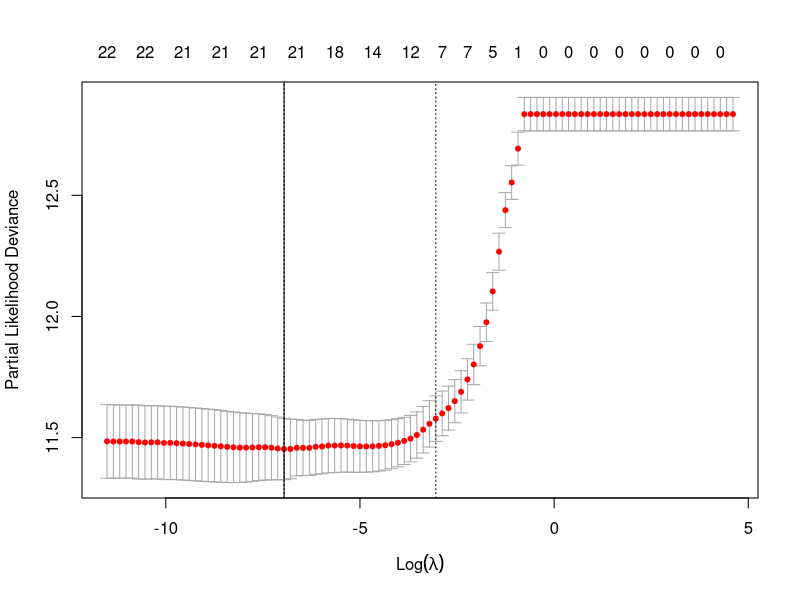
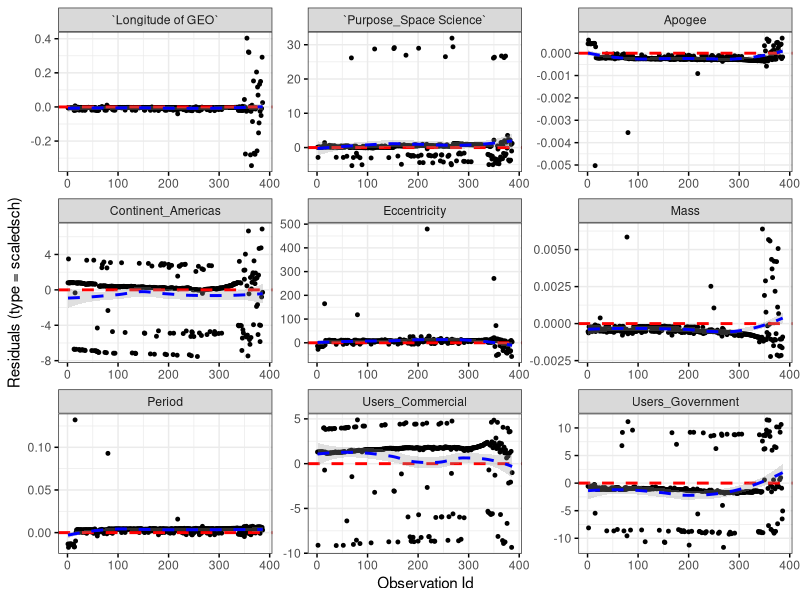

R code for these plots, in order: (Note: this script raises an error after producing the figures.)
## ---- chunk 1
library(readxl)
data <- read_excel("../Dataset/JoinDatasets.xlsx", col_names = TRUE)
## ---- chunk 2
library(readxl)
library(survival)
library(survminer)
library(dplyr) 
library(ggplot2)
library(knitr)
library(broom)
library(tidyr)
## ---- chunk 3
summary(data)
## ---- chunk 4
data$Country <- factor(data$Country, ordered = F)
print('Country')
table(data$Country)

data$Continent <- factor(data$Continent, ordered = F)
print('Continent')
table(data$Continent)

data$Users <- factor(data$Users, ordered = F)
print('Users')
table(data$Users)

data$Purpose <- factor(data$Purpose, ordered = F)
print('Purpose')
table(data$Purpose)

data$Orbit <- factor(data$Orbit, ordered = F)
print('Class of Orbit')
table(data$Orbit)

data$Status <- factor(data$Status, ordered = F)
print('Status')
table(data$Status)
## ---- chunk 5
data <- data[sample(nrow(data)), ]
## ---- chunk 6
#install.packages("fastDummies")
library(fastDummies)

# USERS : Levels: Civil Commercial Government Military

dummy_data <- dummy_cols(data, select_columns = "Users", remove_first_dummy = TRUE)

# PURPOSE : Levels: Communications Earth Observation Navigation Space Science Technology Development

dummy_data <- dummy_cols(dummy_data, select_columns = "Purpose", remove_first_dummy = TRUE)


# ORBIT : Levels: Elliptical GEO LEO MEO

dummy_data <- dummy_cols(dummy_data, select_columns = "Orbit", remove_first_dummy = TRUE)


# CONTINENT: Levels: Africa Americas Asia Europe Multinational Oceania

dummy_data <- dummy_cols(dummy_data, select_columns = "Continent", remove_first_dummy = TRUE)


# dataset senza Purpose, Users, Continent and Orbit

dummy_data <- dummy_data[,c(1:2,6:17,19:33)]

## ---- chunk 7
library(glmnet)
time <- dummy_data$`Effective Lifetime`
status <- dummy_data$Status

# Crea la formula di sopravvivenza
f <- Surv(time, status == 'retired') ~ . 
covariates <-
  c(
    "Longitude of GEO" ,
    "Perigee" ,
    "Apogee",
    "Eccentricity" ,
    "Inclination",
    "Period",
    "Mass",
    "Users_Commercial",
    "Users_Government",
    "Users_Military",
    "Purpose_Earth Observation",
    "Purpose_Navigation",
    "Purpose_Space Science",
    "Purpose_Technology Development",
    "Orbit_GEO",
    "Orbit_LEO",
    "Orbit_MEO",
    "Continent_Americas",
    "Continent_Asia",
    "Continent_Europe",
    "Continent_Multinational",
    "Continent_Oceania"
  )

n_coef = length(covariates)
lambda.grid <- 10^seq(2, -5 ,length = 100)

# Adatta un modello di regressione di Cox penalizzato usando glmnet
# alpha = 1 per la penalizzazione L2 (Ridge)
# alpha = 0 per la penalizzazione L1 (Lasso)
cox_model <- cv.glmnet(x = as.matrix(dummy_data[,covariates]), y = Surv(time,status == 'retired'), family = "cox", alpha = 1, lambda = lambda.grid)

print(cox_model)

bestlambda <- cox_model$lambda.min # con lasso lambda è quasi zero
plot(cox_model)
abline(v=log(bestlambda), lty=1)

fitAtLmin <- glmnet(x = as.matrix(dummy_data[,covariates]),  y = Surv(time,status == 'retired') ,family="cox",lambda=bestlambda)
coef <- coef(fitAtLmin)

## ---- chunk 8
time <- dummy_data$`Effective Lifetime`
Status <- dummy_data$Status

variable_sel <-c(  # con coef != 0
    "Longitude of GEO",
    "Apogee",
    "Eccentricity",
    "Period",
    "Mass",
    "Users_Commercial",
    "Users_Military",
    "Users_Government",
    "Purpose_Earth Observation",
    "Purpose_Navigation",
    "Purpose_Space Science",
    "Purpose_Technology Development",
    "Orbit_LEO",
    "Continent_Americas",
    "Continent_Europe",
    "Continent_Multinational",
    "Continent_Oceania"
    )

cox1 <- coxph(Surv(time, Status == 'retired') ~ . , data = dummy_data[,variable_sel])
summary(cox1)
## ---- chunk 9
time <- dummy_data$`Effective Lifetime`
Status <- dummy_data$Status

variable_sel <-c(  # con coef != 0
    "Longitude of GEO",
    "Apogee",
    "Eccentricity",
    "Period",
    "Mass",
    "Users_Commercial",
    "Users_Military",
    "Users_Government",
    "Purpose_Earth Observation",
    "Purpose_Space Science",
    "Purpose_Technology Development",
    "Orbit_LEO",
    "Continent_Americas",
    "Continent_Europe",
    "Continent_Multinational",
    "Continent_Oceania"
    )

cox2 <- coxph(Surv(time, Status == 'retired') ~ . , data = dummy_data[,variable_sel])
summary(cox2)
## ---- chunk 10
time <- dummy_data$`Effective Lifetime`
Status <- dummy_data$Status

variable_sel <-c(  # con coef != 0
    "Longitude of GEO",
    "Apogee",
    "Eccentricity",
    "Period",
    "Mass",
    "Users_Commercial",
    "Users_Government",
    "Purpose_Earth Observation",
    "Purpose_Space Science",
    "Purpose_Technology Development",
    "Orbit_LEO",
    "Continent_Americas",
    "Continent_Europe",
    "Continent_Multinational",
    "Continent_Oceania"
    )

cox3 <- coxph(Surv(time, Status == 'retired') ~ . , data = dummy_data[,variable_sel])
summary(cox3)
## ---- chunk 11
time <- dummy_data$`Effective Lifetime`
Status <- dummy_data$Status

variable_sel <-c(  # con coef != 0
    "Longitude of GEO",
    "Apogee",
    "Eccentricity",
    "Period",
    "Mass",
    "Users_Commercial",
    "Users_Government",
    "Purpose_Earth Observation",
    "Purpose_Space Science",
    "Purpose_Technology Development",
    "Orbit_LEO",
    "Continent_Americas",
    "Continent_Europe",
    "Continent_Multinational"
    )

cox4 <- coxph(Surv(time, Status == 'retired') ~ . , data = dummy_data[,variable_sel])
summary(cox4)
## ---- chunk 12
time <- dummy_data$`Effective Lifetime`
Status <- dummy_data$Status

variable_sel <-c(  # con coef != 0
    "Longitude of GEO",
    "Apogee",
    "Eccentricity",
    "Period",
    "Mass",
    "Users_Commercial",
    "Users_Government",
    "Purpose_Earth Observation",
    "Purpose_Space Science",
    "Purpose_Technology Development",
    "Continent_Americas",
    "Continent_Europe",
    "Continent_Multinational"
    )

cox5 <- coxph(Surv(time, Status == 'retired') ~ . , data = dummy_data[,variable_sel])
summary(cox5)
## ---- chunk 13
time <- dummy_data$`Effective Lifetime`
Status <- dummy_data$Status

variable_sel <-c(  # con coef != 0
    "Longitude of GEO",
    "Apogee",
    "Eccentricity",
    "Period",
    "Mass",
    "Users_Commercial",
    "Users_Government",
    "Purpose_Space Science",
    "Purpose_Technology Development",
    "Continent_Americas",
    "Continent_Europe",
    "Continent_Multinational"
    )

cox6 <- coxph(Surv(time, Status == 'retired') ~ . , data = dummy_data[,variable_sel])
summary(cox6)
## ---- chunk 14
time <- dummy_data$`Effective Lifetime`
Status <- dummy_data$Status

variable_sel <-c(  # con coef != 0
    "Longitude of GEO",
    "Apogee",
    "Eccentricity",
    "Period",
    "Mass",
    "Users_Commercial",
    "Users_Government",
    "Purpose_Space Science",
    "Continent_Americas",
    "Continent_Europe",
    "Continent_Multinational"
    )

cox7 <- coxph(Surv(time, Status == 'retired') ~ . , data = dummy_data[,variable_sel])
summary(cox7)
## ---- chunk 15
time <- dummy_data$`Effective Lifetime`
Status <- dummy_data$Status

variable_sel <-c(  # con coef != 0
    "Longitude of GEO",
    "Apogee",
    "Eccentricity",
    "Period",
    "Mass",
    "Users_Commercial",
    "Users_Government",
    "Purpose_Space Science",
    "Continent_Americas",
    "Continent_Multinational"
    )

cox8 <- coxph(Surv(time, Status == 'retired') ~ . , data = dummy_data[,variable_sel])
summary(cox8)
## ---- chunk 16
time <- dummy_data$`Effective Lifetime`
Status <- dummy_data$Status

variable_sel <-c(  # con coef != 0
    "Longitude of GEO",
    "Apogee",
    "Eccentricity",
    "Period",
    "Mass",
    "Users_Commercial",
    "Users_Government",
    "Purpose_Space Science",
    "Continent_Americas"
    )

cox9 <- coxph(Surv(time, Status == 'retired') ~ . , data = dummy_data[,variable_sel])
summary(cox9)
## ---- chunk 17
test <- cox.zph(cox9)
test


# Residui
ggcoxdiagnostics(cox9, type = "scaledsch")
## ---- chunk 18
Massa.disc <- cut(data$Mass, breaks=c(0, 1000, Inf), labels=c("light", "heavy"))
dummy_data$Mass.disc <- Massa.disc

## ---- chunk 19
Per.disc <- cut(data$Period, breaks=c(0, 500, 1000, Inf), labels=c("short", "medium", "long"))
dummy_data$Per.disc <- Per.disc

## ---- chunk 20
Inc.disc <- cut(data$Inclination, breaks=c(-Inf, 40, 70, Inf), labels=c("low", "medium", "high"))
dummy_data$Inc.disc <- Inc.disc

## ---- chunk 21
Ap.disc <- cut(data$Apogee, breaks=c(0, 25000, Inf), labels=c("low", "high"))
dummy_data$Ap.disc <- Ap.disc

## ---- chunk 22
Pe.disc <- cut(data$Perigee, breaks=c(0, 5000, 25000, Inf), labels=c("low","medium","high"))
dummy_data$Pe.disc <- Pe.disc

## ---- chunk 23

# MASS: Levels: light heavy

dummy_data <- dummy_cols(dummy_data, select_columns = "Mass.disc", remove_first_dummy = TRUE)

# PERIOD: Levels: short medium long 

dummy_data <- dummy_cols(dummy_data, select_columns = "Per.disc", remove_first_dummy = TRUE)

# INCLINATION: Levels: low medium high 

dummy_data <- dummy_cols(dummy_data, select_columns = "Inc.disc", remove_first_dummy = TRUE)

# PERIGEE: Levels: low medium high  

dummy_data <- dummy_cols(dummy_data, select_columns = "Pe.disc", remove_first_dummy = TRUE)

# APOGEE: Levels: low high

dummy_data <- dummy_cols(dummy_data, select_columns = "Ap.disc", remove_first_dummy = TRUE)
## ---- chunk 24
# dataset senza Purpose, Users, Continent, Orbit, Mass, Period,  Inclination, Apogee and Perigee

dummy_data <- dummy_data[,c(1:2,6,9,12:16,19:33, 39:46)]
